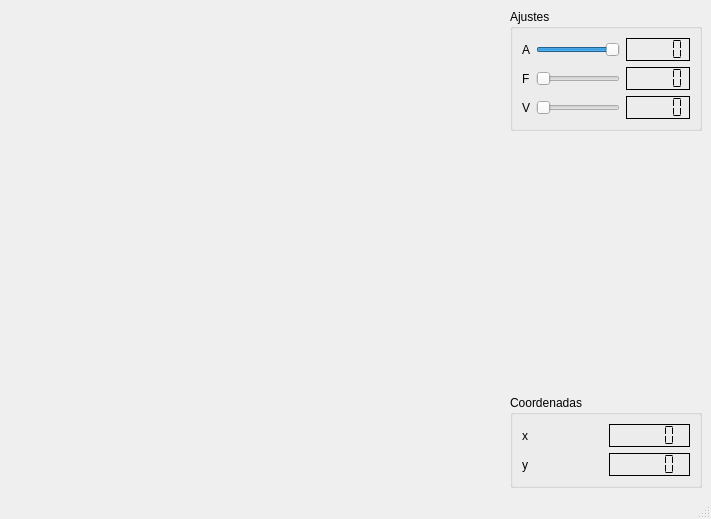
<?xml version="1.0" encoding="UTF-8"?>
<ui version="4.0">
 <class>MainWindow</class>
 <widget class="QMainWindow" name="MainWindow">
  <property name="geometry">
   <rect>
    <x>0</x>
    <y>0</y>
    <width>711</width>
    <height>519</height>
   </rect>
  </property>
  <property name="windowTitle">
   <string>MainWindow</string>
  </property>
  <widget class="QWidget" name="centralwidget">
   <layout class="QHBoxLayout" name="horizontalLayout" stretch="100,0">
    <item>
     <widget class="Plotter" name="widget" native="true"/>
    </item>
    <item>
     <layout class="QVBoxLayout" name="verticalLayout">
      <item>
       <widget class="QGroupBox" name="groupBox">
        <property name="title">
         <string>Ajustes</string>
        </property>
        <layout class="QGridLayout" name="gridLayout">
         <item row="0" column="0">
          <widget class="QLabel" name="label">
           <property name="text">
            <string>A</string>
           </property>
          </widget>
         </item>
         <item row="0" column="1">
          <widget class="QSlider" name="horizontalSliderAmp">
           <property name="value">
            <number>99</number>
           </property>
           <property name="orientation">
            <enum>Qt::Horizontal</enum>
           </property>
          </widget>
         </item>
         <item row="0" column="2">
          <widget class="QLCDNumber" name="lcdNumber">
           <property name="frameShadow">
            <enum>QFrame::Plain</enum>
           </property>
           <property name="segmentStyle">
            <enum>QLCDNumber::Flat</enum>
           </property>
          </widget>
         </item>
         <item row="1" column="0">
          <widget class="QLabel" name="label_2">
           <property name="text">
            <string>F</string>
           </property>
          </widget>
         </item>
         <item row="1" column="1">
          <widget class="QSlider" name="horizontalSliderFreq">
           <property name="minimum">
            <number>1</number>
           </property>
           <property name="value">
            <number>1</number>
           </property>
           <property name="orientation">
            <enum>Qt::Horizontal</enum>
           </property>
          </widget>
         </item>
         <item row="1" column="2">
          <widget class="QLCDNumber" name="lcdNumber_2">
           <property name="frameShadow">
            <enum>QFrame::Plain</enum>
           </property>
           <property name="segmentStyle">
            <enum>QLCDNumber::Flat</enum>
           </property>
          </widget>
         </item>
         <item row="2" column="0">
          <widget class="QLabel" name="label_3">
           <property name="text">
            <string>V</string>
           </property>
          </widget>
         </item>
         <item row="2" column="1">
          <widget class="QSlider" name="horizontalSliderVel">
           <property name="orientation">
            <enum>Qt::Horizontal</enum>
           </property>
          </widget>
         </item>
         <item row="2" column="2">
          <widget class="QLCDNumber" name="lcdNumber_3">
           <property name="frameShadow">
            <enum>QFrame::Plain</enum>
           </property>
           <property name="segmentStyle">
            <enum>QLCDNumber::Flat</enum>
           </property>
          </widget>
         </item>
        </layout>
       </widget>
      </item>
      <item>
       <spacer name="verticalSpacer">
        <property name="orientation">
         <enum>Qt::Vertical</enum>
        </property>
        <property name="sizeHint" stdset="0">
         <size>
          <width>20</width>
          <height>40</height>
         </size>
        </property>
       </spacer>
      </item>
      <item>
       <widget class="QGroupBox" name="groupBox_2">
        <property name="title">
         <string>Coordenadas</string>
        </property>
        <layout class="QGridLayout" name="gridLayout_2">
         <item row="0" column="0">
          <widget class="QLabel" name="label_4">
           <property name="text">
            <string>x</string>
           </property>
          </widget>
         </item>
         <item row="0" column="1">
          <widget class="QLCDNumber" name="lcdNumberX">
           <property name="frameShadow">
            <enum>QFrame::Plain</enum>
           </property>
           <property name="segmentStyle">
            <enum>QLCDNumber::Flat</enum>
           </property>
          </widget>
         </item>
         <item row="1" column="0">
          <widget class="QLabel" name="label_5">
           <property name="text">
            <string>y</string>
           </property>
          </widget>
         </item>
         <item row="1" column="1">
          <widget class="QLCDNumber" name="lcdNumberY">
           <property name="frameShadow">
            <enum>QFrame::Plain</enum>
           </property>
           <property name="segmentStyle">
            <enum>QLCDNumber::Flat</enum>
           </property>
          </widget>
         </item>
        </layout>
       </widget>
      </item>
     </layout>
    </item>
   </layout>
  </widget>
  <widget class="QMenuBar" name="menubar">
   <property name="geometry">
    <rect>
     <x>0</x>
     <y>0</y>
     <width>711</width>
     <height>22</height>
    </rect>
   </property>
  </widget>
  <widget class="QStatusBar" name="statusbar"/>
 </widget>
 <customwidgets>
  <customwidget>
   <class>Plotter</class>
   <extends>QWidget</extends>
   <header>plotter.h</header>
   <container>1</container>
  </customwidget>
 </customwidgets>
 <resources/>
 <connections>
  <connection>
   <sender>horizontalSliderAmp</sender>
   <signal>valueChanged(int)</signal>
   <receiver>lcdNumber</receiver>
   <slot>display(int)</slot>
   <hints>
    <hint type="sourcelabel">
     <x>597</x>
     <y>74</y>
    </hint>
    <hint type="destinationlabel">
     <x>637</x>
     <y>75</y>
    </hint>
   </hints>
  </connection>
  <connection>
   <sender>horizontalSliderFreq</sender>
   <signal>valueChanged(int)</signal>
   <receiver>lcdNumber_2</receiver>
   <slot>display(int)</slot>
   <hints>
    <hint type="sourcelabel">
     <x>574</x>
     <y>103</y>
    </hint>
    <hint type="destinationlabel">
     <x>647</x>
     <y>101</y>
    </hint>
   </hints>
  </connection>
  <connection>
   <sender>horizontalSliderVel</sender>
   <signal>valueChanged(int)</signal>
   <receiver>lcdNumber_3</receiver>
   <slot>display(int)</slot>
   <hints>
    <hint type="sourcelabel">
     <x>567</x>
     <y>130</y>
    </hint>
    <hint type="destinationlabel">
     <x>641</x>
     <y>131</y>
    </hint>
   </hints>
  </connection>
 </connections>
</ui>
